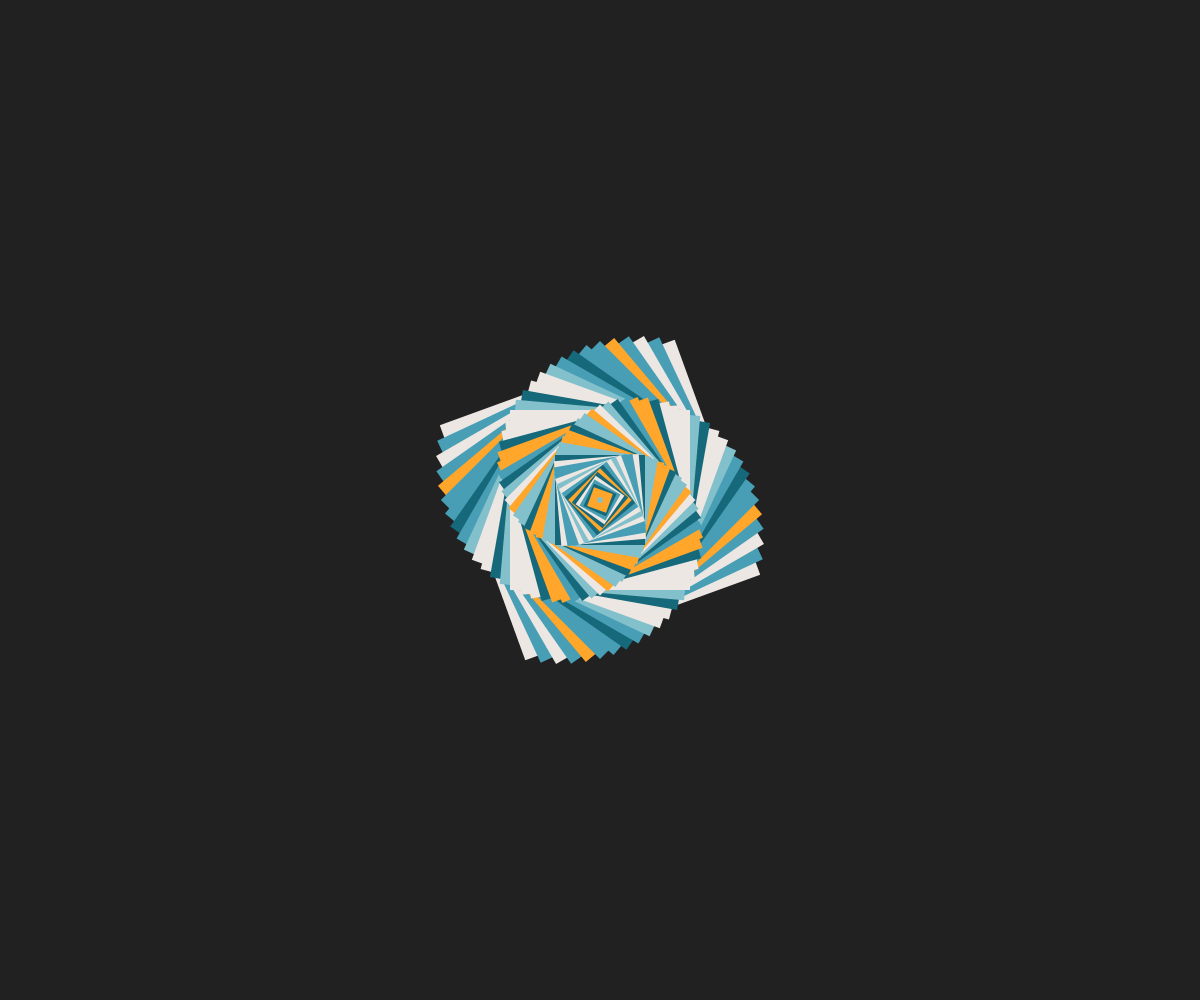
Frame 1 (no input)
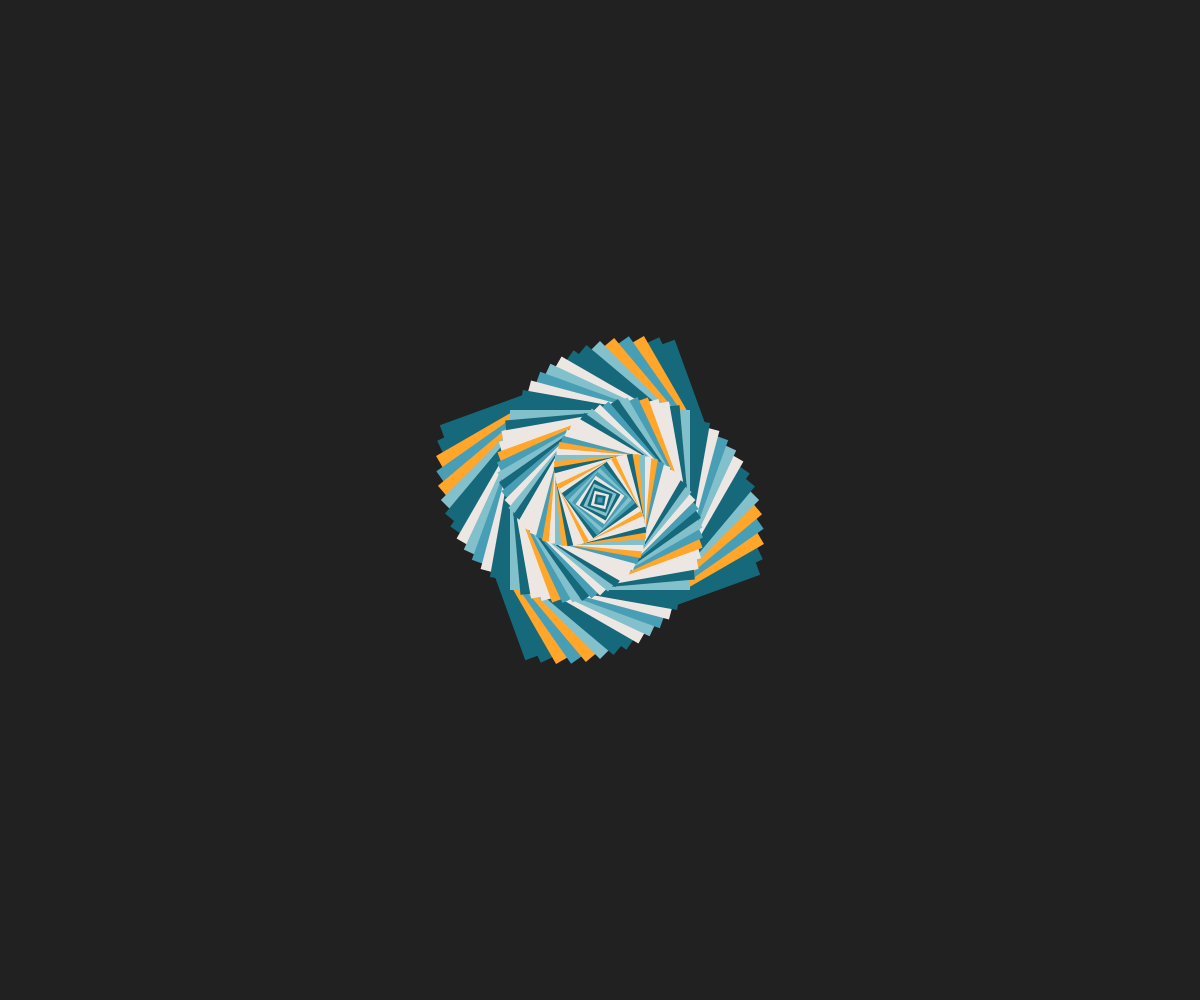
Frame 2 (the mouse pressed at the canvas centre, redrawn once)

The p5.js sketch that drew these frames (run headless with seeded random() and noise() and a simulated clock; the mouse was pressed at the canvas centre and the sketch redrawn once):

// p5.js sketch
// ── sketch.js
"use strict";
//==========
// p5.js

function setup(){
	createCanvas(windowWidth, windowHeight);
	noLoop();
}

function draw(){
	
	let colors = [];
	colors.push(color(22, 105, 122));
	colors.push(color(72, 159, 181));
	colors.push(color(130, 192, 204));
	colors.push(color(237, 231, 227));
	colors.push(color(255, 166, 43));

	background(33);
	noStroke();

	angleMode(DEGREES);
	rectMode(CENTER);

	let l = colors.length;
	let cX = width / 2;
	let cY = height / 2;

	for(let i=50; 0<=i; i--){
		let index = floor(random(l));
		fill(colors[index]);
		push();
		translate(cX, cY);
		rotate(i * 5);
		square(0, 0, i*5);
		pop();
	}
}
